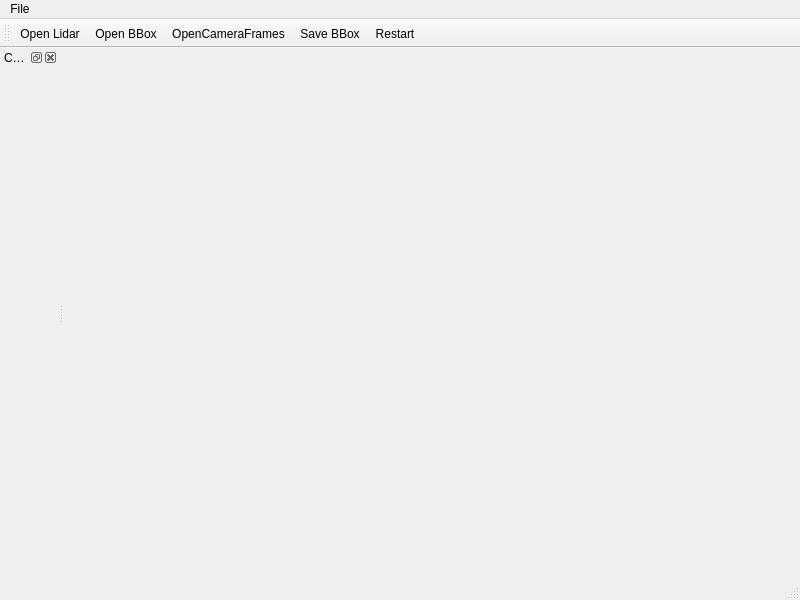
<?xml version="1.0" encoding="UTF-8"?>
<ui version="4.0">
 <class>MainWindow</class>
 <widget class="QMainWindow" name="MainWindow">
  <property name="geometry">
   <rect>
    <x>0</x>
    <y>0</y>
    <width>800</width>
    <height>600</height>
   </rect>
  </property>
  <property name="windowTitle">
   <string>Bounding Box Me!</string>
  </property>
  <property name="windowIcon">
   <iconset>
    <normalon>:/icon/cube1.svg</normalon>
   </iconset>
  </property>
  <widget class="QWidget" name="central_widget">
   <layout class="QVBoxLayout" name="vert_layout">
    <item>
     <widget class="QLabel" name="image_label">
      <property name="maximumSize">
       <size>
        <width>9999999</width>
        <height>20</height>
       </size>
      </property>
      <property name="text">
       <string/>
      </property>
      <property name="alignment">
       <set>Qt::AlignCenter</set>
      </property>
     </widget>
    </item>
    <item>
     <widget class="CustomLabel" name="image_view">
      <property name="text">
       <string/>
      </property>
      <property name="alignment">
       <set>Qt::AlignCenter</set>
      </property>
     </widget>
    </item>
   </layout>
  </widget>
  <widget class="QMenuBar" name="menuBar">
   <property name="enabled">
    <bool>true</bool>
   </property>
   <property name="geometry">
    <rect>
     <x>0</x>
     <y>0</y>
     <width>800</width>
     <height>19</height>
    </rect>
   </property>
   <widget class="QMenu" name="menuFile">
    <property name="title">
     <string>File</string>
    </property>
    <addaction name="actionOpen"/>
    <addaction name="actionOpenBBox"/>
    <addaction name="actionOpenCameraFrames"/>
    <addaction name="actionSave"/>
    <addaction name="actionRestart"/>
    <addaction name="actionQuit"/>
   </widget>
   <addaction name="menuFile"/>
  </widget>
  <widget class="QToolBar" name="mainToolBar">
   <property name="enabled">
    <bool>true</bool>
   </property>
   <attribute name="toolBarArea">
    <enum>TopToolBarArea</enum>
   </attribute>
   <attribute name="toolBarBreak">
    <bool>false</bool>
   </attribute>
   <addaction name="actionOpen"/>
   <addaction name="actionOpenBBox"/>
   <addaction name="actionOpenCameraFrames"/>
   <addaction name="actionSave"/>
   <addaction name="actionRestart"/>
  </widget>
  <widget class="QStatusBar" name="statusBar">
   <property name="enabled">
    <bool>true</bool>
   </property>
  </widget>
  <widget class="QDockWidget" name="dockWidget_Camera">
   <property name="windowTitle">
    <string>Camera</string>
   </property>
   <attribute name="dockWidgetArea">
    <number>1</number>
   </attribute>
   <widget class="QWidget" name="dockWidgetContents">
    <layout class="QVBoxLayout" name="verticalLayout_4">
     <item>
      <widget class="QLabel" name="label_Frame">
       <property name="sizePolicy">
        <sizepolicy hsizetype="Preferred" vsizetype="Preferred">
         <horstretch>0</horstretch>
         <verstretch>0</verstretch>
        </sizepolicy>
       </property>
       <property name="text">
        <string/>
       </property>
      </widget>
     </item>
    </layout>
   </widget>
  </widget>
  <action name="actionOpen">
   <property name="icon">
    <iconset resource="../assets/resources.qrc">
     <normaloff>:/icon/folder-open-solid.svg</normaloff>:/icon/folder-open-solid.svg</iconset>
   </property>
   <property name="text">
    <string>Open Lidar</string>
   </property>
   <property name="toolTip">
    <string>&lt;html&gt;&lt;head/&gt;&lt;body&gt;&lt;p&gt;Open Lidar Point Clouds dataset&lt;/p&gt;&lt;/body&gt;&lt;/html&gt;</string>
   </property>
  </action>
  <action name="actionSave">
   <property name="icon">
    <iconset resource="../assets/resources.qrc">
     <normaloff>:/icon/save-solid.svg</normaloff>:/icon/save-solid.svg</iconset>
   </property>
   <property name="text">
    <string>Save BBox</string>
   </property>
   <property name="toolTip">
    <string>&lt;html&gt;&lt;head/&gt;&lt;body&gt;&lt;p&gt;Save Bounding Box Dataset&lt;/p&gt;&lt;/body&gt;&lt;/html&gt;</string>
   </property>
  </action>
  <action name="actionRestart">
   <property name="icon">
    <iconset resource="../assets/resources.qrc">
     <normaloff>:/icon/redo-alt-solid.svg</normaloff>:/icon/redo-alt-solid.svg</iconset>
   </property>
   <property name="text">
    <string>Restart</string>
   </property>
   <property name="toolTip">
    <string>Restart</string>
   </property>
  </action>
  <action name="actionQuit">
   <property name="text">
    <string>Quit</string>
   </property>
  </action>
  <action name="actionOpenBBox">
   <property name="icon">
    <iconset resource="../assets/resources.qrc">
     <normaloff>:/icon/box-open-solid.svg</normaloff>:/icon/box-open-solid.svg</iconset>
   </property>
   <property name="text">
    <string>Open BBox</string>
   </property>
   <property name="toolTip">
    <string>&lt;html&gt;&lt;head/&gt;&lt;body&gt;&lt;p&gt;Open Bounding Box Dataset&lt;/p&gt;&lt;/body&gt;&lt;/html&gt;</string>
   </property>
  </action>
  <action name="actionOpenCameraFrames">
   <property name="icon">
    <iconset resource="../assets/resources.qrc">
     <normaloff>:/icon/image-open.svg</normaloff>:/icon/image-open.svg</iconset>
   </property>
   <property name="text">
    <string>OpenCameraFrames</string>
   </property>
   <property name="toolTip">
    <string>Open Camera frames</string>
   </property>
  </action>
  <zorder>dockWidget_Camera</zorder>
 </widget>
 <layoutdefault spacing="6" margin="11"/>
 <customwidgets>
  <customwidget>
   <class>CustomLabel</class>
   <extends>QLabel</extends>
   <header>customLabel.h</header>
  </customwidget>
 </customwidgets>
 <resources>
  <include location="../assets/resources.qrc"/>
 </resources>
 <connections/>
</ui>
